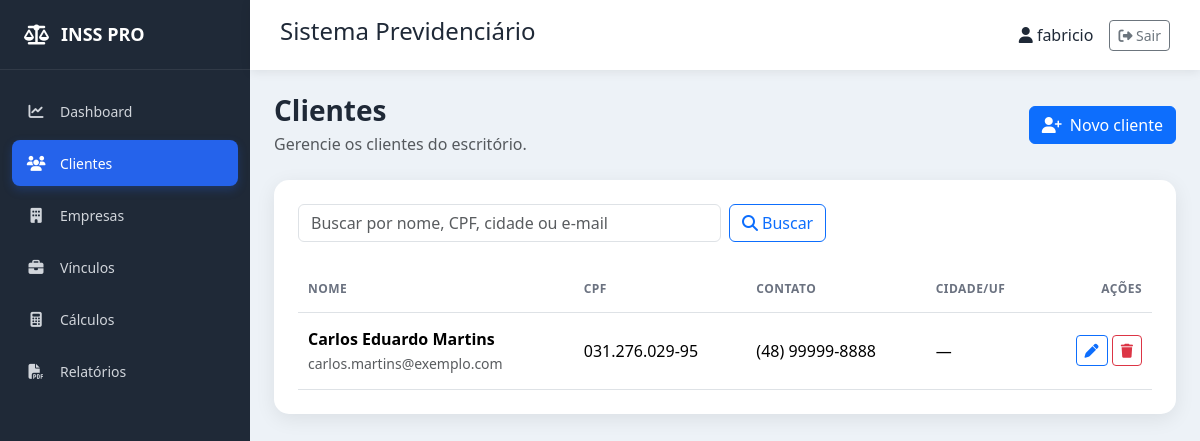
Page /clientes/ (signed in) on the earlier database version.
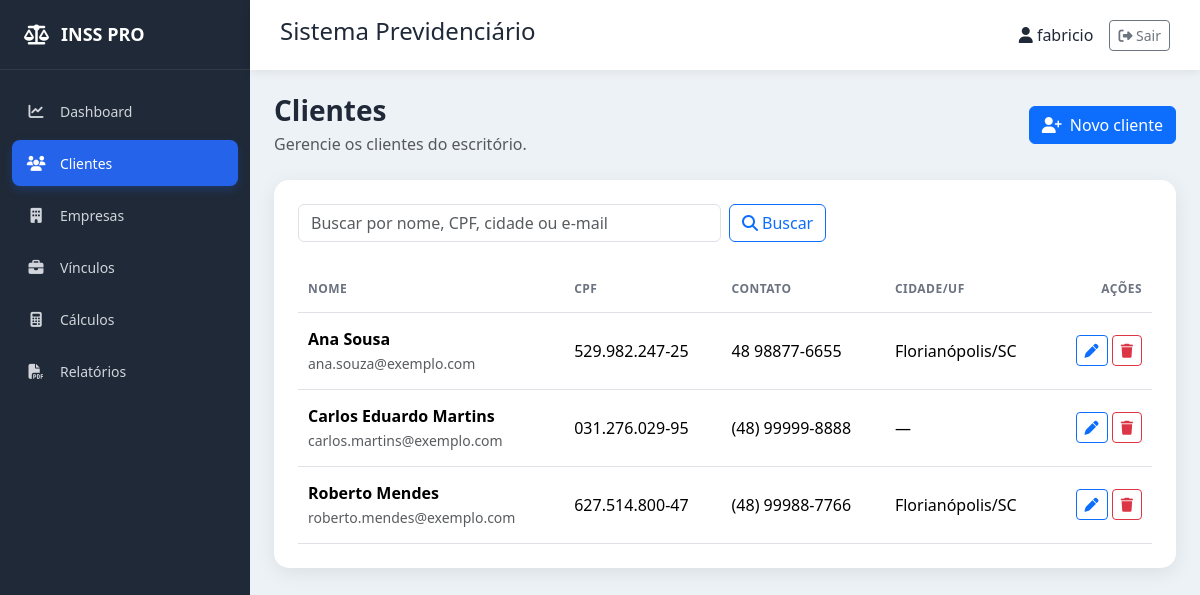
Same page on the later database version.
### clientes/models.py (models this page shows, shortened)
class Cliente(models.Model):
    SEXO = [
        ("M", "Masculino"),
        ("F", "Feminino"),
    ]
    ESTADO_CIVIL = [
        ("Solteiro", "Solteiro"),
        ("Casado", "Casado"),
        ("Divorciado", "Divorciado"),
        ("Viúvo", "Viúvo"),
        ("União Estável", "União Estável"),
    ]
    nome = models.CharField(
        max_length=200
    )
    cpf = models.CharField(
        max_length=14,
        unique=True
    )
    rg = models.CharField(
        max_length=20,
        blank=True
    )
    nascimento = models.DateField()
    sexo = models.CharField(
        max_length=1,
        choices=SEXO
    )
    estado_civil = models.CharField(
        max_length=20,
        choices=ESTADO_CIVIL,
        blank=True
    )
    telefone = models.CharField(
        max_length=20,
        blank=True
    )
    celular = models.CharField(
        max_length=20,
        blank=True
    )
    email = models.EmailField(
        blank=True
    )
    cep = models.CharField(
        max_length=10,
        blank=True
    )
    endereco = models.CharField(
        max_length=200,
        blank=True
    )
    numero = models.CharField(
        max_length=10,
        blank=True
    )
    complemento = models.CharField(
        max_length=100,
        blank=True
    )
    bairro = models.CharField(
        max_length=100,
        blank=True
    )
    cidade = models.CharField(
        max_length=100,
        blank=True
    )
    estado = models.CharField(
        max_length=2,
        blank=True
    )
    pis = models.CharField(
        max_length=20,
        blank=True
    )
    beneficio = models.CharField(
        max_length=30,
        blank=True
    )
    observacoes = models.TextField(
        blank=True
    )
    criado_em = models.DateTimeField(
        auto_now_add=True
    )
    atualizado_em = models.DateTimeField(
        auto_now=True
    )
    class Meta:
        ordering = ["nome"]
        verbose_name = "Cliente"
        verbose_name_plural = "Clientes"

### clientes/views.py (the view)
# urls.py: path("clientes/", views.lista, name="lista"),
def lista(request):
    termo = request.GET.get("q", "").strip()
    clientes = Cliente.objects.all()
    if termo:
        clientes = clientes.filter(
            Q(nome__icontains=termo) | Q(cpf__icontains=termo) | Q(cidade__icontains=termo) | Q(email__icontains=termo)
        )
    return render(request, "clientes/lista.html", {"clientes": clientes, "termo": termo})

### templates/clientes/lista.html (shortened to what this page needs)
{% extends "base.html" %}
{% block content %}
<div class="page-header d-flex flex-wrap justify-content-between align-items-center gap-3 mb-4"><div><h1 class="h3 mb-1">Clientes</h1><p class="text-muted mb-0">Gerencie os clientes do escritório.</p></div><a href="{% url 'clientes:cadastrar' %}" class="btn btn-primary"><i class="fa-solid fa-user-plus me-2"></i>Novo cliente</a></div>
<div class="card content-card"><div class="card-body p-4"><form method="get" class="row g-2 mb-4"><div class="col-md-8 col-lg-6"><input type="search" name="q" value="{{ termo }}" class="form-control" placeholder="Buscar por nome, CPF, cidade ou e-mail"></div><div class="col-auto"><button class="btn btn-outline-primary" type="submit"><i class="fa-solid fa-magnifying-glass me-1"></i>Buscar</button></div>{% if termo %}<div class="col-auto"><a href="{% url 'clientes:lista' %}" class="btn btn-outline-secondary">Limpar</a></div>{% endif %}</form><div class="table-responsive"><table class="table align-middle mb-0"><thead><tr><th>Nome</th><th>CPF</th><th>Contato</th><th>Cidade/UF</th><th class="text-end">Ações</th></tr></thead><tbody>{% for cliente in clientes %}<tr><td><strong>{{ cliente.nome }}</strong><br><small class="text-muted">{{ cliente.email|default:"Sem e-mail" }}</small></td><td>{{ cliente.cpf }}</td><td>{{ cliente.celular|default:cliente.telefone|default:"Não informado" }}</td><td>{% if cliente.cidade %}{{ cliente.cidade }}{% if cliente.estado %}/{{ cliente.estado }}{% endif %}{% else %}—{% endif %}</td><td class="text-end text-nowrap"><a href="{% url 'clientes:editar' cliente.pk %}" class="btn btn-sm btn-outline-primary" aria-label="Editar {{ cliente.nome }}"><i class="fa-solid fa-pen"></i></a> <a href="{% url 'clientes:excluir' cliente.pk %}" class="btn btn-sm btn-outline-danger" aria-label="Excluir {{ cliente.nome }}"><i class="fa-solid fa-trash"></i></a></td></tr>{% empty %}<tr><td colspan="5" class="text-center py-5 text-muted"><i class="fa-solid fa-users fs-2 d-block mb-2"></i>{% if termo %}Nenhum cliente encontrado para a busca.{% else %}Nenhum cliente cadastrado ainda.{% endif %}</td></tr>{% endfor %}</tbody></table></div></div></div>
{% endblock %}

Differences in the rows shown:
added Cliente: nome "Ana Sousa", email "ana.souza@exemplo.com", cpf "529.982.247-25", celular "48 98877-6655", cidade "Florianópolis", estado "SC"
added Cliente: nome "Roberto Mendes", email "roberto.mendes@exemplo.com", cpf "627.514.800-47", celular "(48) 99988-7766", cidade "Florianópolis", estado "SC"
